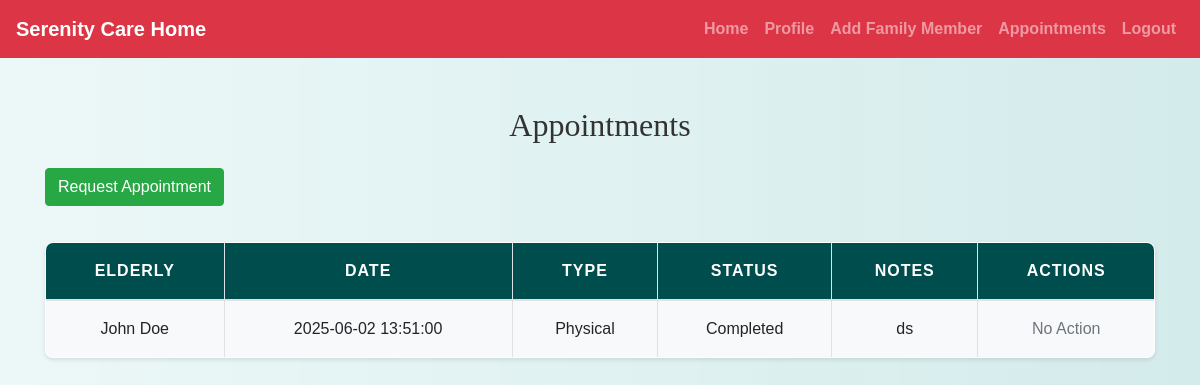
Page /family/appointments.php (signed in) on the committed database.
### tables this page shows
CREATE TABLE `appointments` (
  `id` int(11) NOT NULL,
  `elderly_id` int(11) NOT NULL,
  `family_member_id` int(11) NOT NULL,
  `appointment_date` datetime NOT NULL,
  `type` enum('physical','virtual') NOT NULL,
  `status` enum('pending','approved','completed','rejected') DEFAULT 'pending',
  `notes` text DEFAULT NULL
);

### family/appointments.php (the view, shortened to what this page needs)
<?php
include('config.php');
$user_id = $_SESSION["id"];
$appointments = mysqli_query($conn, "
    SELECT a.*, CONCAT(e.first_name, ' ', e.last_name) AS elderly_name
    FROM appointments a
    JOIN elderly_members e ON a.elderly_id = e.member_id
    WHERE a.family_member_id = $user_id
    ORDER BY appointment_date DESC
");
?>
<!DOCTYPE html>
<html>
<head>
    <link rel="stylesheet" href="https://maxcdn.bootstrapcdn.com/bootstrap/4.5.2/css/bootstrap.min.css">
    <link rel="stylesheet" href="../css/style.css" />
</head>
<body>
<?php include('navbar.php'); ?>
<div class="container mt-5">
    <h2 class="mb-4">Appointments</h2>
    <button class="btn btn-success mb-3" data-toggle="modal" data-target="#appointmentModal" onclick="addAppointment()">Request Appointment</button>
    <table class="table table-bordered">
        <thead>
        <tr>
            <th>Elderly</th>
            <th>Date</th>
            <th>Type</th>
            <th>Status</th>
            <th>Notes</th>
            <th>Actions</th>
        </tr>
        </thead>
        <tbody>
        <?php while ($row = mysqli_fetch_assoc($appointments)): ?>
            <tr>
                <td><?= htmlspecialchars($row['elderly_name']) ?></td>
                <td><?= $row['appointment_date'] ?></td>
                <td><?= ucfirst($row['type']) ?></td>
                <td><?= ucfirst($row['status']) ?></td>
                <td><?= htmlspecialchars($row['notes']) ?></td>
                <td>
                    <?php if ($row['status'] === 'pending'): ?>
                        <button class="btn btn-sm btn-primary" onclick='editAppointment(<?= json_encode($row) ?>)'>Edit</button>
                        <a href="?delete=<?= $row['id'] ?>" class="btn btn-sm btn-danger" onclick="return confirm('Are you sure?')">Delete</a>
                    <?php else: ?>
                        <span class="text-muted">No Action</span>
                    <?php endif; ?>
                </td>
            </tr>
        <?php endwhile; ?>
        </tbody>
    </table>
</div>
</body>
</html>

### css/style.css (style rules this page uses)
body { background: linear-gradient(90deg, rgba(233, 246, 246, 0.831), rgba(207, 233, 233, 0.9)); font-family: 'Arial', sans-serif; color: #333; line-height: 1.6; }
h1, h2, h3, h4 { text-align: center; margin-top: 30px; margin-bottom: 30px; font-family: 'Georgia', serif; }
.container { margin-bottom: 40px; }
.table { width: 100%; border-collapse: collapse; margin-top: 20px; font-size: 16px; background-color: #ffffff; border-radius: 8px; overflow: hidden; box-shadow: 0 2px 4px rgba(0, 0, 0, 0.1); }
.table th, .table td { padding: 15px; border: 1px solid #dee2e6; text-align: center; }
.table thead th { background-color: #004d4d; color: white; font-weight: bold; text-transform: uppercase; letter-spacing: 1px; }
.table tbody tr:nth-child(odd) { background-color: #f8f9fa; }

### rows in the picture
appointments: elderly_name "John Doe", appointment_date "2025-06-02 13:51:00", type "Physical", status "Completed", notes "ds", shows "No Action"
